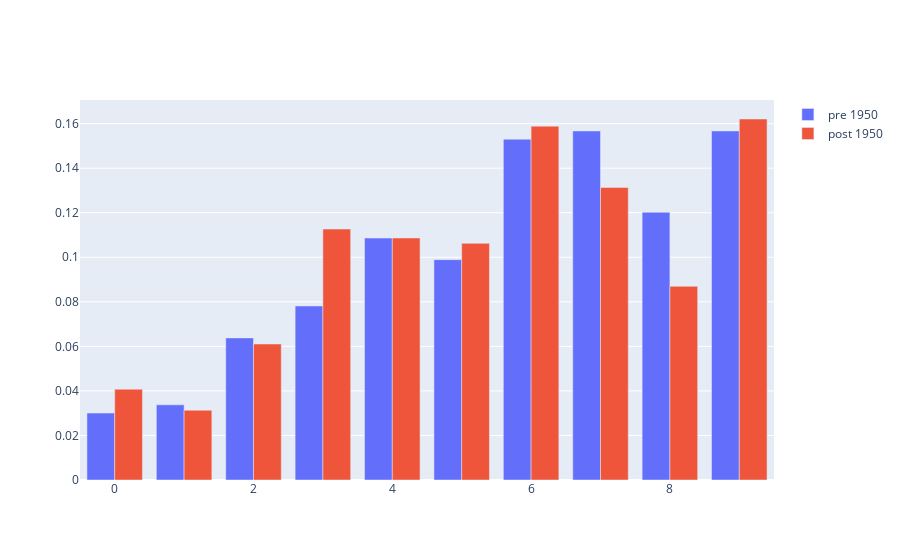

The notebook cell this image was saved under:
### Code cell
fig = go.Figure()

dims1 = to_bar(stikhi_1)

fig.add_trace(go.Bar(x=dims1[0], y = dims1[1], name = 'pre 1950'))

dims2 = to_bar(stikhi_2)
fig.add_trace(go.Bar(x=dims2[0], y = dims2[1], name = 'post 1950'))

### Figure 1 — Plotly figure (JSON) as saved in the notebook; plotly's stock layout.template omitted (floating-point values rounded to 4 significant figures)
{"data": [{"name": "pre 1950", "type": "bar", "x": [0, 1, 2, 3, 4, 5, 6, 7, 8, 9], "y": [0.03005, 0.03375, 0.0638, 0.07813, 0.1086, 0.09894, 0.153, 0.1567, 0.1202, 0.1567]}, {"name": "post 1950", "type": "bar", "x": [0, 1, 2, 3, 4, 5, 6, 7, 8, 9], "y": [0.04077, 0.03133, 0.06106, 0.1127, 0.1087, 0.1062, 0.1589, 0.1314, 0.08697, 0.1621]}], "layout": {}}
